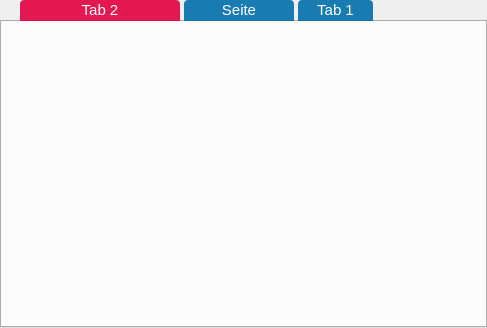
<?xml version="1.0" encoding="UTF-8"?>
<ui version="4.0">
 <class>ContentManagementUI</class>
 <widget class="QWidget" name="ContentManagementUI">
  <property name="geometry">
   <rect>
    <x>0</x>
    <y>0</y>
    <width>487</width>
    <height>328</height>
   </rect>
  </property>
  <property name="sizePolicy">
   <sizepolicy hsizetype="Fixed" vsizetype="Fixed">
    <horstretch>0</horstretch>
    <verstretch>0</verstretch>
   </sizepolicy>
  </property>
  <property name="minimumSize">
   <size>
    <width>487</width>
    <height>328</height>
   </size>
  </property>
  <property name="maximumSize">
   <size>
    <width>487</width>
    <height>328</height>
   </size>
  </property>
  <property name="windowTitle">
   <string>Form</string>
  </property>
  <property name="styleSheet">
   <string/>
  </property>
  <layout class="QVBoxLayout" name="verticalLayout">
   <property name="spacing">
    <number>0</number>
   </property>
   <property name="margin">
    <number>0</number>
   </property>
   <item>
    <widget class="QTabWidget" name="_tabWidget">
     <property name="sizePolicy">
      <sizepolicy hsizetype="Expanding" vsizetype="Expanding">
       <horstretch>0</horstretch>
       <verstretch>0</verstretch>
      </sizepolicy>
     </property>
     <property name="styleSheet">
      <string>QTabWidget::pane { 
border:none;
background-image:url(&quot;:/backgroundContent&quot;);
background-position:bottom;
background-repeat:no-repeat;
border-radius:4;
}
QTabWidget::tab-bar {
left: 20px; 
top:-1px;
}
/* Style the tab using the tab sub-control. Note that it reads QTabBar _not_ QTabWidget */
QTabBar::tab {
background:transparent;
border: none;
border-top-left-radius: 4px;
border-top-right-radius: 4px;
padding: 3px 10px 4px 10px;
margin-bottom:1px;
color:white;
font-size:15px;
font-family:Tahoma;
margin-right:4px;
}
QTabBar::tab:selected, QTabBar::tab:hover {
background: rgba(227,0,63,90%);
}

QTabBar::tab:!selected {
background-color:rgba(0,111,173,90%);
}

QTabBar::tab:first{
	width:140px;
}

QTabBar::tab:middle{
	width:90px;
}

QTabBar::tab:last{
	width:55px;
}
</string>
     </property>
     <property name="currentIndex">
      <number>0</number>
     </property>
     <widget class="QWidget" name="_availableTab">
      <property name="styleSheet">
       <string>background:transparent;</string>
      </property>
      <attribute name="title">
       <string>Tab 2</string>
      </attribute>
      <layout class="QVBoxLayout" name="verticalLayout_2">
       <property name="spacing">
        <number>0</number>
       </property>
       <property name="margin">
        <number>0</number>
       </property>
      </layout>
     </widget>
     <widget class="QWidget" name="_downloadedTab">
      <property name="styleSheet">
       <string>background:transparent;</string>
      </property>
      <attribute name="title">
       <string>Seite</string>
      </attribute>
      <layout class="QVBoxLayout" name="verticalLayout_4">
       <property name="spacing">
        <number>0</number>
       </property>
       <property name="margin">
        <number>0</number>
       </property>
      </layout>
     </widget>
     <widget class="QWidget" name="_skippedTab">
      <property name="styleSheet">
       <string>background:transparent;</string>
      </property>
      <attribute name="title">
       <string>Tab 1</string>
      </attribute>
      <layout class="QVBoxLayout" name="verticalLayout_3">
       <property name="spacing">
        <number>0</number>
       </property>
       <property name="margin">
        <number>0</number>
       </property>
      </layout>
     </widget>
    </widget>
   </item>
  </layout>
 </widget>
 <resources/>
 <connections/>
</ui>
